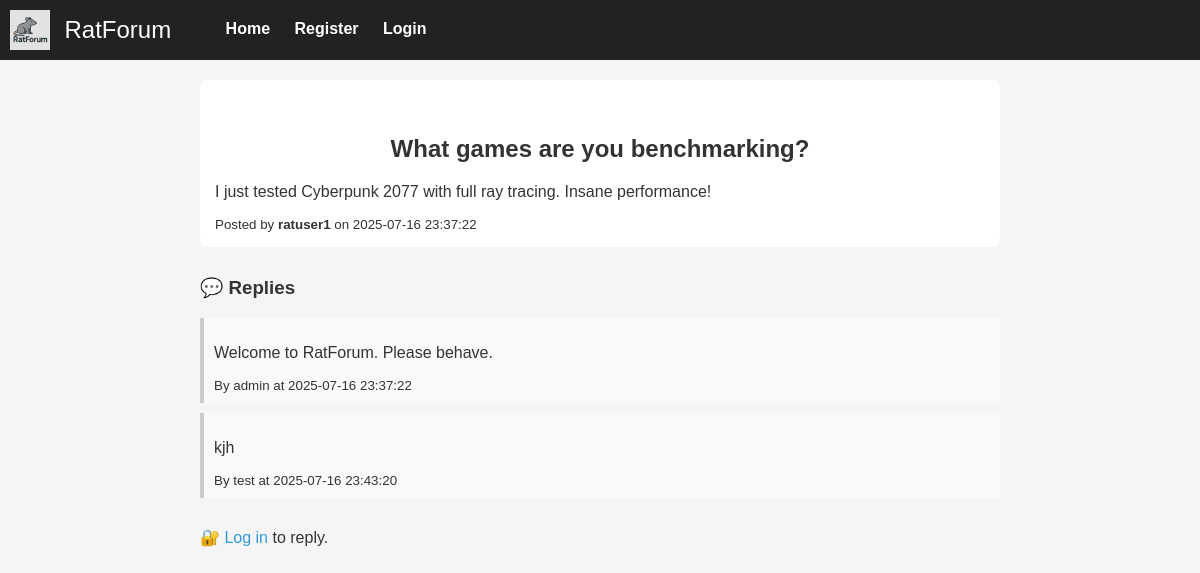
/thread.php?id=1, run on the app's committed database.
### tables this page shows
CREATE TABLE `posts` (
  `id` int(11) NOT NULL,
  `user_id` int(11) NOT NULL,
  `title` varchar(100) DEFAULT NULL,
  `content` text NOT NULL,
  `created_at` datetime DEFAULT current_timestamp(),
  `parent_id` int(11) DEFAULT NULL
);

CREATE TABLE `users` (
  `id` int(11) NOT NULL,
  `username` varchar(50) NOT NULL,
  `email` varchar(100) NOT NULL,
  `password_hash` varchar(255) NOT NULL,
  `is_admin` tinyint(1) DEFAULT 0,
  `showcase_cpu` varchar(100) DEFAULT NULL,
  `showcase_gpu` varchar(100) DEFAULT NULL,
  `showcase_ram` varchar(100) DEFAULT NULL,
  `showcase_storage` varchar(100) DEFAULT NULL,
  `showcase_cooling` varchar(100) DEFAULT NULL,
  `showcase_psu` varchar(100) DEFAULT NULL,
  `bio` text DEFAULT NULL,
  `signature` text DEFAULT NULL,
  `showcase_image` varchar(255) DEFAULT NULL
);

### thread.php (the view, shortened to what this page needs)
<?php
include 'db.php';
include 'menu.php';
$thread_id = (int)$_GET['id'];
$stmt = $pdo->prepare("
    SELECT posts.*, users.username
    FROM posts
    JOIN users ON posts.user_id = users.id
    WHERE posts.id = ? AND parent_id IS NULL
");
$stmt->execute([$thread_id]);
$thread = $stmt->fetch();
$replyStmt = $pdo->prepare("
    SELECT posts.*, users.username
    FROM posts
    JOIN users ON posts.user_id = users.id
    WHERE parent_id = ?
    ORDER BY created_at ASC
");
$replyStmt->execute([$thread_id]);
$replies = $replyStmt->fetchAll();
?>
<div style="max-width:800px;margin: 20px auto;">
    <div style="padding: 15px; background: white; border-radius: 8px;">
        <h2><?= htmlspecialchars($thread['title']) ?></h2>
        <p><?= nl2br(htmlspecialchars($thread['content'])) ?></p>
        <small>Posted by <strong><?= htmlspecialchars($thread['username']) ?></strong> on <?= $thread['created_at'] ?></small>
    </div>
    <h3 style="margin-top:30px;">💬 Replies</h3>
    <?php if (count($replies) === 0): ?>
        <p>No replies yet. Be the first!</p>
    <?php else: ?>
<?php foreach ($replies as $reply): ?>
    <div style="margin-top: 10px; padding: 10px; background: #f9f9f9; border-left: 4px solid #ccc;">
        <p><?= nl2br(htmlspecialchars($reply['content'])) ?></p>
        <small>
            By <?= htmlspecialchars($reply['username']) ?> at <?= $reply['created_at'] ?>
        </small>
    </div>
<?php endforeach; ?>
    <?php endif; ?>
    <?php if (isset($_SESSION['user_id'])): ?>
        <h3 style="margin-top:30px;">➕ Add a reply</h3>
        <form method="post">
            <textarea name="content" rows="5" required></textarea><br>
            <button type="submit">Post Reply</button>
        </form>
    <?php else: ?>
        <p style="margin-top:30px;">🔐 <a href="login.php">Log in</a> to reply.</p>
    <?php endif; ?>
</div>

### menu.php (shortened to what this page needs)
<link rel="stylesheet" href="style.css">
<div class="menu">
    <img src="logo.png" alt="RatForum">
    <span>RatForum</span>
    <nav>
        <a href="index.php">Home</a>
        <?php if (isset($_SESSION['user_id'])): ?>
            <a href="new_thread.php">New Thread</a>
            <a href="profile.php">Profile</a>
            <a href="showcase.php">System Showcase</a>
            <a href="benchmarks.php">Benchmarks</a>
                        <a href="search.php">Search</a>
                        <a href="users.php">User directory</a>
            <a href="logout.php">Logout</a>
        <?php else: ?>
            <a href="register.php">Register</a>
            <a href="login.php">Login</a>
        <?php endif; ?>
    </nav>
</div>

### style.css (style rules this page uses)
a { color: #3498db; text-decoration: none; }
h2 { text-align: center; margin-top: 40px; }
.menu { background-color: #222; color: #fff; padding: 10px; }
.menu img { height: 40px; vertical-align: middle; }
.menu span { font-size: 24px; margin-left: 10px; vertical-align: middle; }
.menu nav { display: inline-block; margin-left: 50px; }
.menu nav a { color: white; margin-right: 20px; font-weight: bold; }

### data on the page
posts: title "What games are you benchmarking?", content "I just tested Cyberpunk 2077 with full ray tracing. Insane performance!", user.username "ratuser1", created_at "2025-07-16 23:37:22"
posts: content "Welcome to RatForum. Please behave.", user.username "admin", created_at "2025-07-16 23:37:22"
posts: content "kjh", user.username "test", created_at "2025-07-16 23:43:20"
